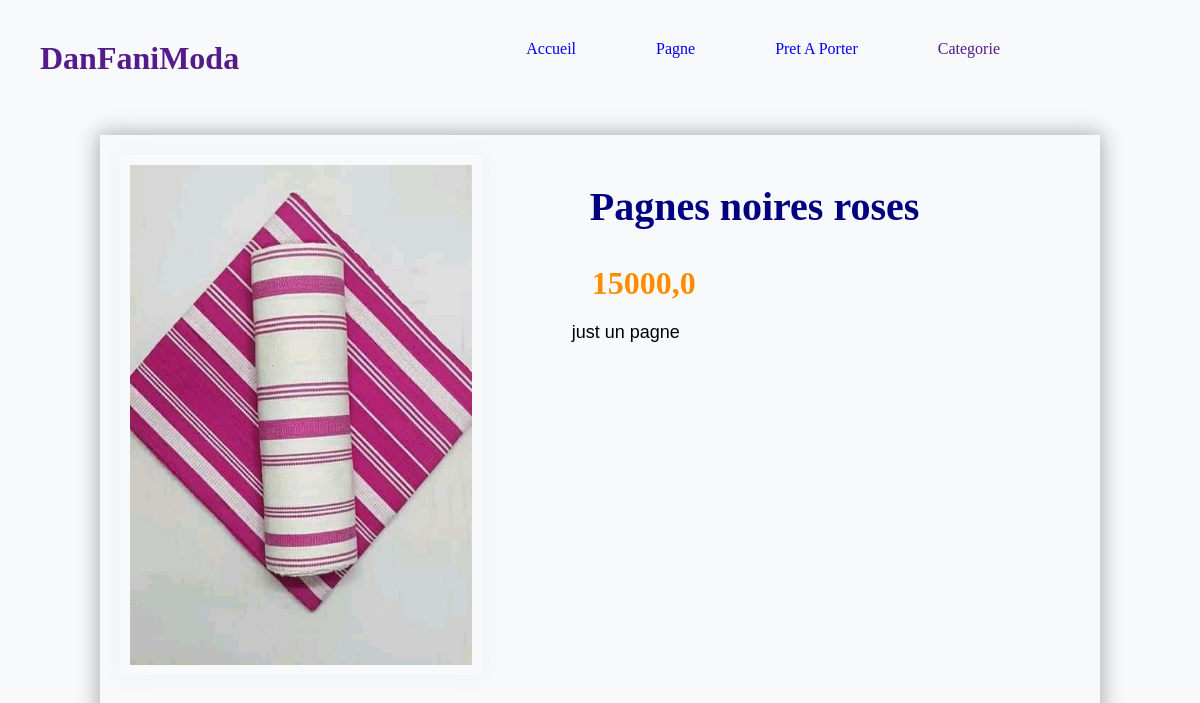
Page /Pagnes noires roses/ on the committed database.
### shop/models.py (models this page shows, shortened)
class Produit(models.Model):
    titre=models.CharField(max_length=500)
    prix=models.FloatField()
    description=models.TextField()
    categorie=models.ForeignKey(Categorie,on_delete=models.CASCADE)
    image=models.ImageField(upload_to="static/images",blank=True)
    similaire=models.CharField(default="blanc",max_length=128)
    type=models.CharField(default="pagne",max_length=128)
    date_ajout=models.DateTimeField(auto_now=True)
    class Meta:
        ordering=['-date_ajout']

### shop/views.py (the view)
# urls.py: path('<str:titre>/',views.produit_similaire_details,name='details'),
def produit_similaire_details(request,titre):
	Dproduit=get_object_or_404(Produit,titre=titre)
	return render(request,"posts/details.html",{"Dproduit":Dproduit})

### shop/templates/posts/details.html (shortened to what this page needs)
{% extends 'posts/base.html' %}{% load static %}{% block content %}
<div class="detail">
    <div class="image">
        <img src="/{{ Dproduit.image }}" alt="image1">
    </div>
    <div class="contenu">
        <h1 id="b{{ Dproduit.id }}">{{ Dproduit.titre }}</h1>
        <h3 id="p{{ Dproduit.id }}">{{ Dproduit.prix }}</h3>
        <p>{{ Dproduit.description }}</p>
    </div>
</div>
{% endblock %}

### rows in the picture
Produit: image (picture), titre "Pagnes noires roses", prix "15000,0", description "just un pagne"
